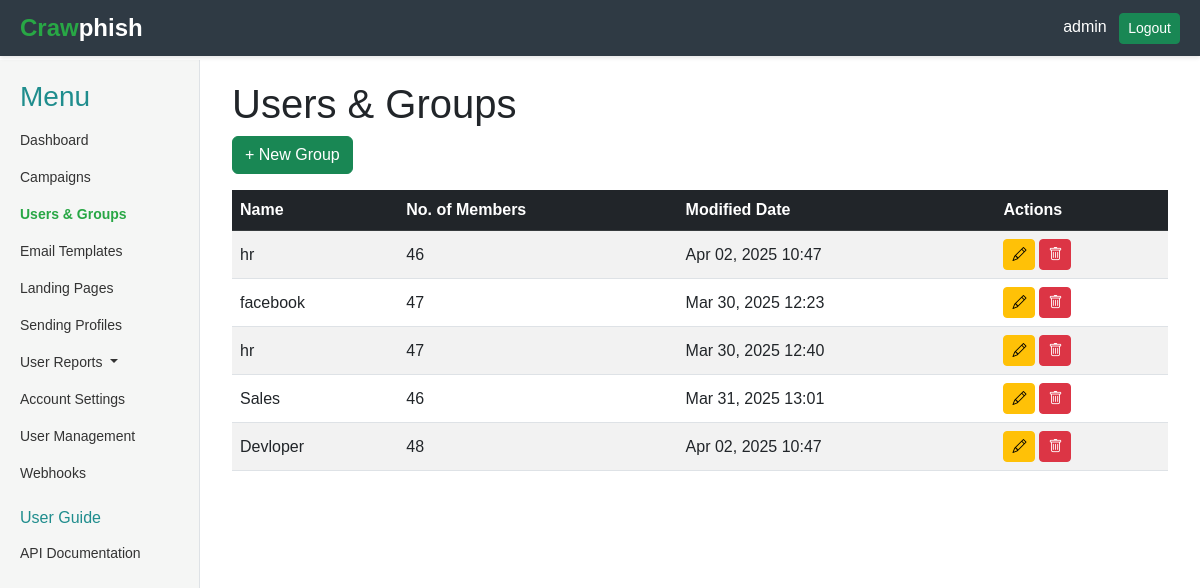
Before: /users-groups/ (signed in) with the older database file.
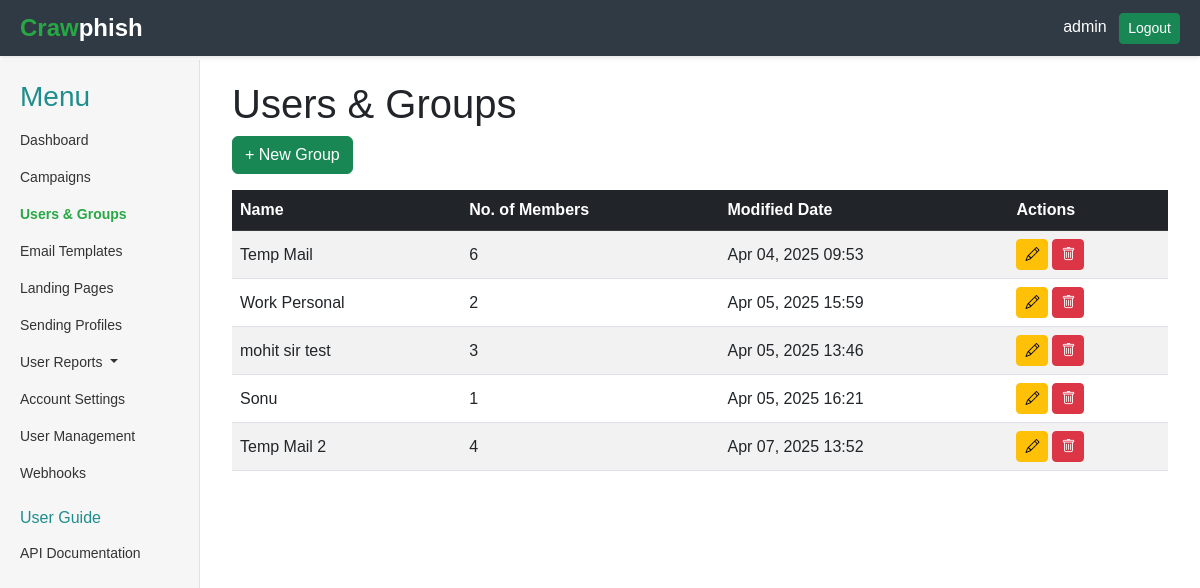
After: the same page with the newer database file.
### core/models.py (models this page shows, shortened)
class Group(models.Model):
    name = models.CharField(max_length=100)
    members = models.ManyToManyField('ExternalUser', related_name='groups')
    modified_date = models.DateTimeField(auto_now=True)
    @property
    def member_count(self):
        return self.members.count()

### core/views.py (the view)
# urls.py: path('users-groups/', views.GroupListView.as_view(), name='users_groups'),
class GroupListView(LoginRequiredMixin, ListView):
    model = Group
    template_name = 'core/users_groups.html'
    context_object_name = 'groups'
    def get_context_data(self, **kwargs):
        context = super().get_context_data(**kwargs)
        context['form'] = GroupForm()
        return context

### core/templates/core/users_groups.html (shortened to what this page needs)
{% extends 'core/base.html' %}
{% block content %}
<div class="container">
    <h1>Users & Groups</h1>
    <button type="button" class="btn btn-success mb-3" data-bs-toggle="modal" data-bs-target="#createGroupModal" data-bs-toggle="tooltip" title="Create a new group">
        + New Group
    </button>
    {% if groups %}
        <div class="table-responsive">
            <table class="table table-striped table-hover align-middle">
                <thead class="table-dark">
                    <tr>
                        <th>Name</th>
                        <th>No. of Members</th>
                        <th>Modified Date</th>
                        <th>Actions</th>
                    </tr>
                </thead>
                <tbody>
                    {% for group in groups %}
                        <tr data-group-id="{{ group.pk }}">
                            <td>{{ group.name }}</td>
                            <td>{{ group.member_count }}</td>
                            <td>{{ group.modified_date|date:"M d, Y H:i"|default:"N/A" }}</td>
                            <td>
                                <div class="d-flex gap-1">
                                    <button class="btn btn-sm btn-warning" data-bs-toggle="modal" data-bs-target="#editGroupModal{{ group.pk }}" data-bs-toggle="tooltip" title="Edit">
                                        <i class="bi bi-pencil"></i>
                                    </button>
                                    <button class="btn btn-sm btn-danger delete-group-btn" data-group-id="{{ group.pk }}" data-bs-toggle="tooltip" title="Delete">
                                        <i class="bi bi-trash"></i>
                                    </button>
                                </div>
                            </td>
                        </tr>
                    {% endfor %}
                </tbody>
            </table>
        </div>
    {% else %}
        <div class="alert alert-info" role="alert">
            No groups created yet. Let's create one!
        </div>
    {% endif %}
</div>
{% endblock %}

Changed rows visible on the page:
removed Group: name "hr", member_count "46", modified_date "Apr 02, 2025 10:47"
removed Group: name "facebook", member_count "47", modified_date "Mar 30, 2025 12:23"
removed Group: name "hr", member_count "47", modified_date "Mar 30, 2025 12:40"
removed Group: name "Sales", member_count "46", modified_date "Mar 31, 2025 13:01"
removed Group: name "Devloper", member_count "48", modified_date "Apr 02, 2025 10:47"
added Group: name "Temp Mail", member_count "6", modified_date "Apr 04, 2025 09:53"
added Group: name "Work Personal", member_count "2", modified_date "Apr 05, 2025 15:59"
added Group: name "mohit sir test", member_count "3", modified_date "Apr 05, 2025 13:46"
added Group: name "Sonu", member_count "1", modified_date "Apr 05, 2025 16:21"
added Group: name "Temp Mail 2", member_count "4", modified_date "Apr 07, 2025 13:52"
